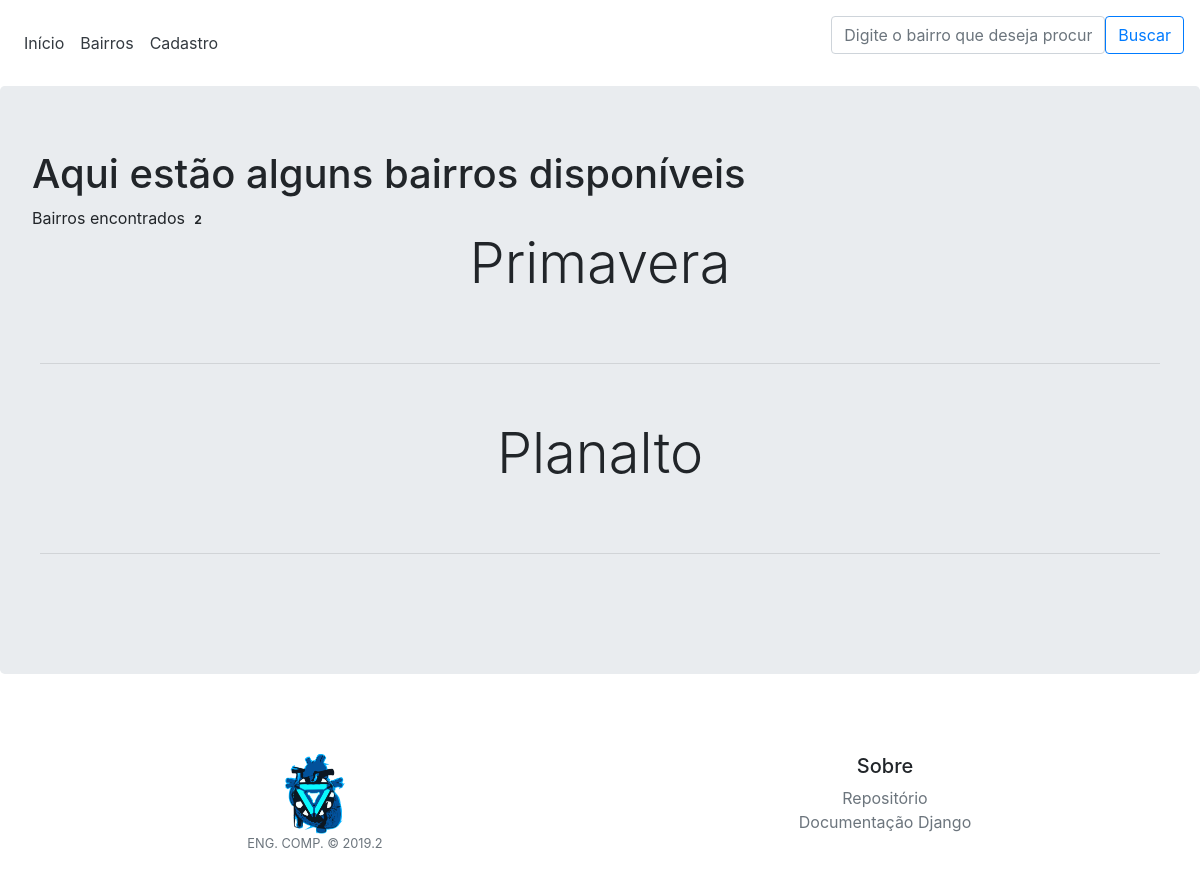
The page /bairro on the database as committed earlier.
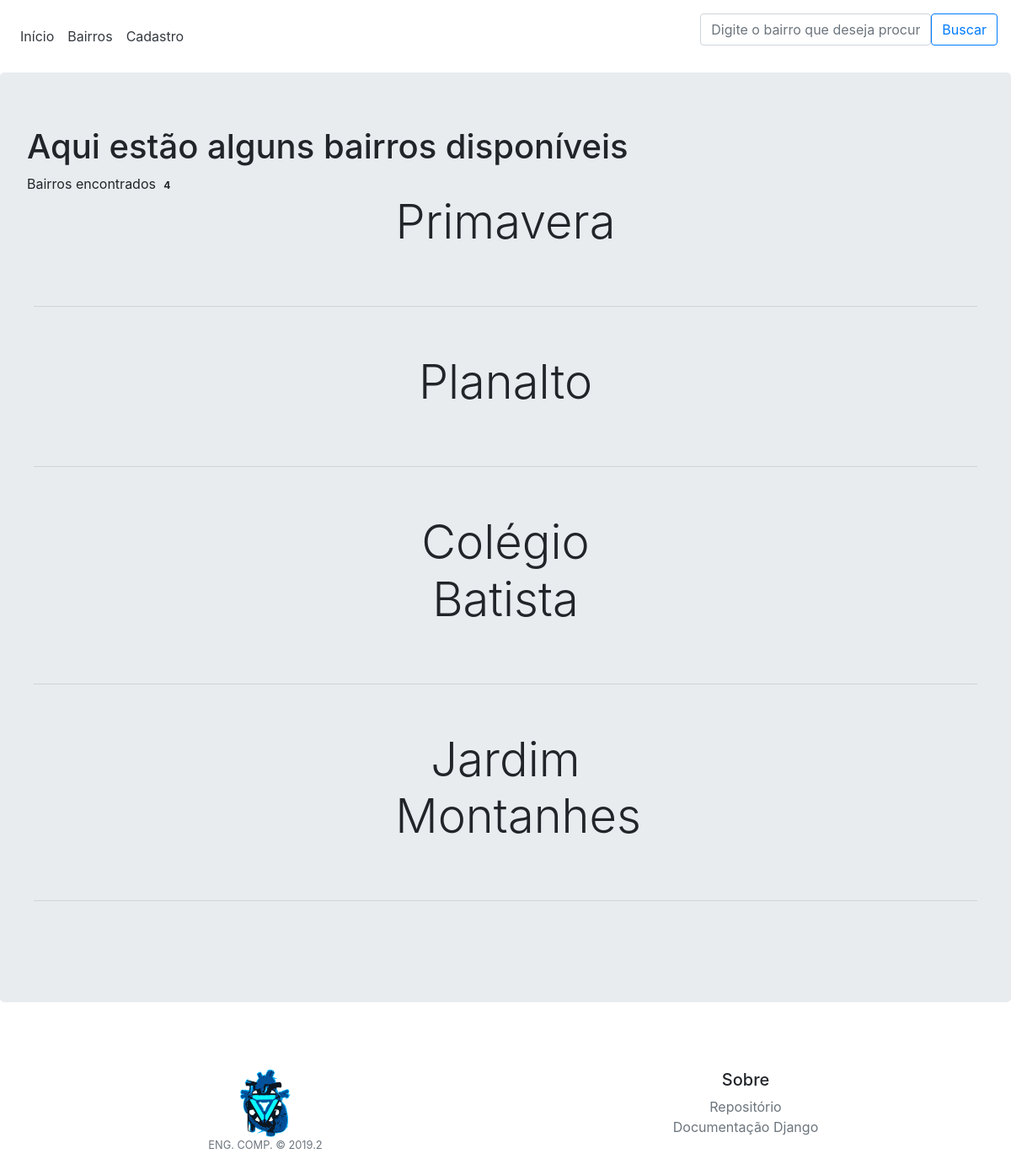
The same page on the database as committed later.
### imoveis/models.py (models this page shows, shortened)
class Endereco(models.Model):
    cep = models.PositiveIntegerField(primary_key=True, validators=[MaxValueValidator(99999999)])
    pais = models.CharField(max_length=60)
    estado = models.CharField(max_length=60)
    cidade = models.CharField(max_length=60)
    bairro = models.CharField(max_length=200)
    rua = models.CharField(max_length=60)
    numero = models.PositiveIntegerField(null=True)

### imoveis/views.py (the view)
# urls.py: path('bairro', views.bairros_disponiveis, name='bairro_disponiveis'),
def bairros_disponiveis(request):
    enderecos = Endereco.objects.all()
    list_bairro = []
    for endereco in enderecos:
        aux = endereco.bairro
        result = aux in list_bairro
        if(result == False):
            list_bairro.append(aux)
    return render(request, 'imoveis/bairros_disponiveis.html', {'list_bairro': list_bairro})

### templates/imoveis/bairros_disponiveis.html (shortened to what this page needs)
{% extends 'imoveis/base.html' %}
{% load static %}
{% block content %}
<head>
</head>
<body>
    <h1>Aqui estão alguns bairros disponíveis</h1>
    {% if list_bairro %}
        <a>Bairros encontrados <span class="badge">{{ list_bairro |length }}</span></a>
        {% for bairro in list_bairro %}
            <div class="row justify-content-md-center" style="margin-bottom: 50px;">
              <div class="col-lg-3 col-sm-12">
                <a class="text-center display-4 text-body" href="{% url 'bairro_id' nome_bairro=bairro %}"> {{ bairro | linebreaks}}</a>
              </div>
            </div>
            <hr class="m-2">
            <br>
            <br>
        {% endfor %}
    {% endif %}
</body>
{% endblock %}

Rows that differ between the two databases and show on the page:
added Endereco: bairro "Colégio Batista"
added Endereco: bairro "Jardim Montanhes"
Other text that changed with them:
{{ list_bairro |length }}: "2" → "4"
